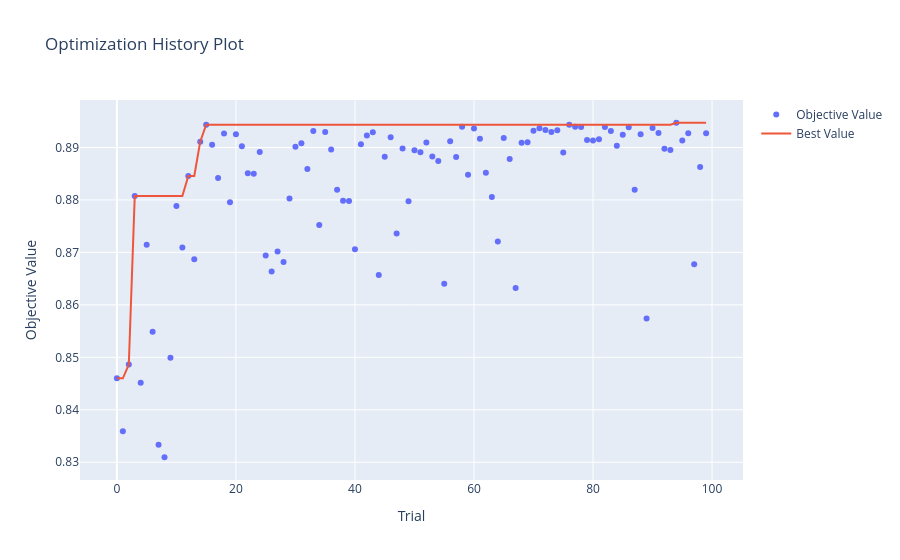

The code cell stored with this chart in its notebook:
### Markdown cell above
Gráfico com visualização do histórico de otimização do optuna para o modelo Floresta Aleatória.

### Code cell
vis.plot_optimization_history(objeto_de_estudo_floresta)
